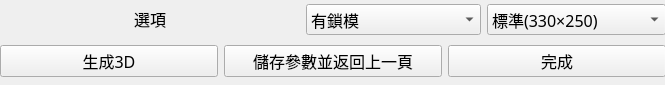
<?xml version="1.0" encoding="UTF-8"?>
<ui version="4.0">
 <class>Form</class>
 <widget class="QWidget" name="Form">
  <property name="geometry">
   <rect>
    <x>0</x>
    <y>0</y>
    <width>665</width>
    <height>85</height>
   </rect>
  </property>
  <property name="sizePolicy">
   <sizepolicy hsizetype="Maximum" vsizetype="Maximum">
    <horstretch>0</horstretch>
    <verstretch>0</verstretch>
   </sizepolicy>
  </property>
  <property name="minimumSize">
   <size>
    <width>665</width>
    <height>85</height>
   </size>
  </property>
  <property name="maximumSize">
   <size>
    <width>665</width>
    <height>85</height>
   </size>
  </property>
  <property name="windowTitle">
   <string>Form</string>
  </property>
  <widget class="QWidget" name="layoutWidget">
   <property name="geometry">
    <rect>
     <x>0</x>
     <y>0</y>
     <width>666</width>
     <height>82</height>
    </rect>
   </property>
   <layout class="QVBoxLayout" name="verticalLayout">
    <item>
     <layout class="QGridLayout" name="gridLayout_2">
      <item row="0" column="0">
       <widget class="QLabel" name="label_13">
        <property name="sizePolicy">
         <sizepolicy hsizetype="Minimum" vsizetype="Fixed">
          <horstretch>0</horstretch>
          <verstretch>0</verstretch>
         </sizepolicy>
        </property>
        <property name="minimumSize">
         <size>
          <width>300</width>
          <height>0</height>
         </size>
        </property>
        <property name="font">
         <font>
          <family>微軟正黑體</family>
          <pointsize>12</pointsize>
         </font>
        </property>
        <property name="text">
         <string>選項</string>
        </property>
        <property name="alignment">
         <set>Qt::AlignCenter</set>
        </property>
       </widget>
      </item>
      <item row="0" column="2" colspan="2">
       <widget class="QComboBox" name="slide_select">
        <property name="sizePolicy">
         <sizepolicy hsizetype="Minimum" vsizetype="Preferred">
          <horstretch>0</horstretch>
          <verstretch>0</verstretch>
         </sizepolicy>
        </property>
        <property name="minimumSize">
         <size>
          <width>175</width>
          <height>0</height>
         </size>
        </property>
        <property name="font">
         <font>
          <family>微軟正黑體</family>
          <pointsize>12</pointsize>
         </font>
        </property>
        <item>
         <property name="text">
          <string>標準(330×250)</string>
         </property>
        </item>
        <item>
         <property name="text">
          <string>標準加大I型(380×250)</string>
         </property>
        </item>
        <item>
         <property name="text">
          <string>標準加大II型(430×250)</string>
         </property>
        </item>
        <item>
         <property name="text">
          <string>特殊衝頭</string>
         </property>
        </item>
       </widget>
      </item>
      <item row="0" column="1">
       <widget class="QComboBox" name="slide_mold_locking">
        <property name="sizePolicy">
         <sizepolicy hsizetype="Minimum" vsizetype="Preferred">
          <horstretch>0</horstretch>
          <verstretch>0</verstretch>
         </sizepolicy>
        </property>
        <property name="minimumSize">
         <size>
          <width>175</width>
          <height>0</height>
         </size>
        </property>
        <property name="font">
         <font>
          <family>微軟正黑體</family>
          <pointsize>12</pointsize>
         </font>
        </property>
        <item>
         <property name="text">
          <string>有鎖模</string>
         </property>
        </item>
        <item>
         <property name="text">
          <string>無鎖模</string>
         </property>
        </item>
       </widget>
      </item>
     </layout>
    </item>
    <item>
     <layout class="QHBoxLayout" name="horizontalLayout">
      <item>
       <widget class="QPushButton" name="slide_create">
        <property name="font">
         <font>
          <family>微軟正黑體</family>
          <pointsize>12</pointsize>
         </font>
        </property>
        <property name="text">
         <string>生成3D</string>
        </property>
       </widget>
      </item>
      <item>
       <widget class="QPushButton" name="slide_save">
        <property name="font">
         <font>
          <family>微軟正黑體</family>
          <pointsize>12</pointsize>
         </font>
        </property>
        <property name="text">
         <string>儲存參數並返回上一頁</string>
        </property>
       </widget>
      </item>
      <item>
       <widget class="QPushButton" name="slide_finish">
        <property name="font">
         <font>
          <family>微軟正黑體</family>
          <pointsize>12</pointsize>
         </font>
        </property>
        <property name="text">
         <string>完成</string>
        </property>
       </widget>
      </item>
     </layout>
    </item>
   </layout>
  </widget>
 </widget>
 <resources/>
 <connections/>
</ui>
